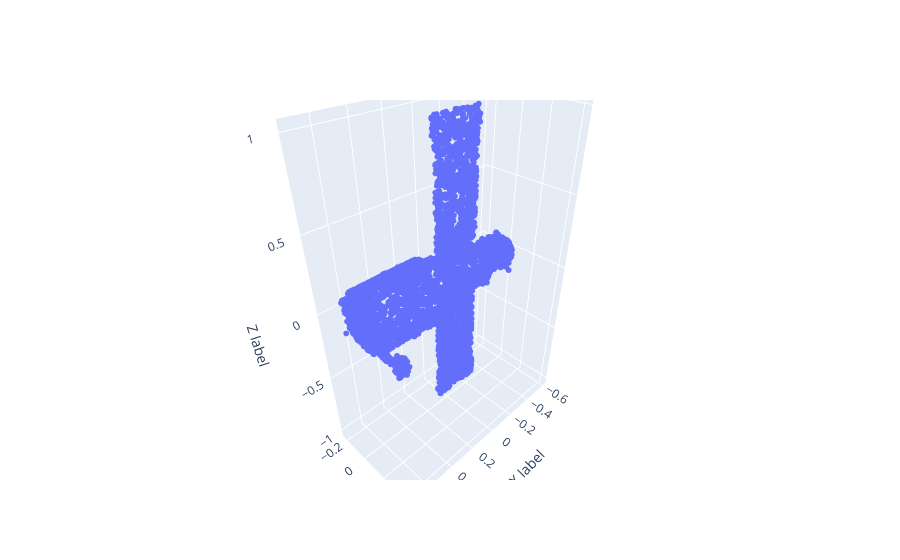

The notebook cell this image was saved under:
### Code cell
# 对模型进行occlusion culling
image = torch.zeros((Round_radar_los_real_all.shape[0],100,100),device=device)
image_phase = torch.zeros((Round_radar_los_real_all.shape[0],100,100),device=device)
# 雷达视线方向与转轴的夹角
theta_los_omega = torch.linalg.cross(Round_radar_los_all,omega_vec_all)
# 计算夹角的正弦值
sin_theta_los_omega = torch.linalg.norm(theta_los_omega,dim=-1)
# 多普勒距离维系数
lambda1 = torch.tensor([2.0],device=device)
dopplercoefficient = 2*omega/lambda1*sin_theta_los_omega
# 实例化occlusion culling和渲染器
visible_mesh1 = visible_mesh(device)
mesh_radar_render1 = mesh_radar_render(device)
# 由于直接进行并行运算显卡内存不够，因此分批次进行
plot_pointclouds_rotation(trg_mesh, "Source mesh")
# for i in range(0,Round_radar_los_real_all.shape[0],50):
step = 32
loop_num = 1
print("Shape of Round_radar_los_all[i:i+step]:", Round_radar_los_all[0:0+step].shape)

# 检查 trg_mesh 的形状
# print("Shape of trg_mesh:", trg_mesh.shape)
for i in range(0,loop_num*step,step):
    Meshes_new = visible_mesh1(trg_mesh,Round_radar_los_all[i:i+step])
    # plot_pointclouds_rotation(Meshes_new[0], "occlusion mesh")
    image[i:i+step,:,:]= mesh_radar_render1(Meshes_new,Round_radar_los_all[i:i+step],omega_vec_all[i:i+step],omega[i:i+step],dopplercoefficient[i:i+step])


image = torch.rot90(image,k=1,dims=(1,2))
image_phase = torch.rot90(image_phase,k=1,dims=(1,2))
# 显示成像后的图片
# plt.figure()
# plt.imshow(image[0,:,:].squeeze(0).detach().cpu(),cmap='hot')
# # # 将图片不带坐标轴的保存
# # plt.axis('off')
# # plt.savefig('image1.png',bbox_inches='tight',pad_inches=0)
# # plt.close()
plt.figure()
plt.imshow(image[3,:,:].squeeze(0).detach().cpu(),cmap='hot')
plt.figure()
plt.imshow(image[6,:,:].squeeze(0).detach().cpu(),cmap='hot')
plt.figure()
plt.imshow(image[9,:,:].squeeze(0).detach().cpu(),cmap='hot')
plt.figure()
plt.imshow(image[12,:,:].squeeze(0).detach().cpu(),cmap='hot')
plt.figure()
plt.imshow(image[15,:,:].squeeze(0).detach().cpu(),cmap='hot')
# plt.figure()
# plt.imshow(image[6,:,:].squeeze(0).detach().cpu(),cmap='hot')
# plt.figure()
# plt.imshow(image[9,:,:].squeeze(0).detach().cpu(),cmap='hot')
# plt.figure()
# plt.imshow(image[12,:,:].squeeze(0).detach().cpu(),cmap='hot')
# plt.figure()
# plt.imshow(image[60,:,:].squeeze(0).detach().cpu(),cmap='hot')

# 显示成像后图片的相位
# plt.figure()
# plt.imshow(image_phase[0,:,:].squeeze(0).detach().cpu(),cmap='hot')

### Figure 1 — Plotly figure (JSON) as saved in the notebook; plotly's stock layout.template omitted (floating-point values rounded to 4 significant figures; data arrays with more than 128 entries replaced by an {"elided": "..."} marker saying what was removed)
{"data": [{"marker": {"size": 2}, "mode": "markers", "type": "scatter3d", "x": {"elided": "5000 float values"}, "y": {"elided": "5000 float values"}, "z": {"elided": "5000 float values"}}], "layout": {"scene": {"xaxis": {"title": {"text": "X label"}}, "yaxis": {"title": {"text": "Y label"}}, "zaxis": {"title": {"text": "Z label"}}}}}
